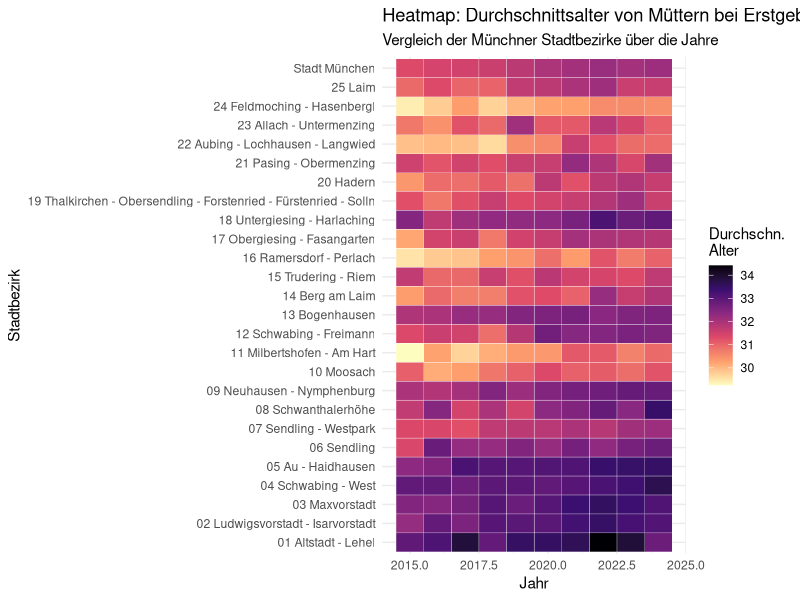

This figure's R source:
install.packages("readxl")
library(readxl)
export_be <- read_excel("data/raw/export_be.xlsx")
be_sheet <- read_excel("data/raw/export_be.xlsx", sheet = "BEVÖLKERUNG")
View(be_sheet)

export_ar <- read_excel("data/raw/export_ar.xlsx")
ar_sheet <- read_excel("data/raw/export_ar.xlsx", sheet = "ARBEITSMARKT")
View(ar_sheet)

install.packages("tidyverse")
library(tidyverse)

all_districts_and_city <- be_sheet %>%
  filter(
    Indikator == "Durchschnittsalter Mütter erstgebärend",
    Ausprägung == "insgesamt"
  ) %>%
  mutate(
    mean_age = `Basiswert 1` / `Basiswert 2`
  )


library(ggplot2)
ggplot(data = all_districts_and_city, 
       mapping = aes(x = Jahr, y = Raumbezug, fill = mean_age)) +
  geom_tile(color = "white") +
  scale_fill_viridis_c(option = "magma", direction = -1) + 
  labs(
    title = "Heatmap: Durchschnittsalter von Müttern bei Erstgeburt",
    subtitle = "Vergleich der Münchner Stadtbezirke über die Jahre",
    x = "Jahr",
    y = "Stadtbezirk",
    fill = "Durchschn.\nAlter"
  ) +
  
  theme_minimal()
